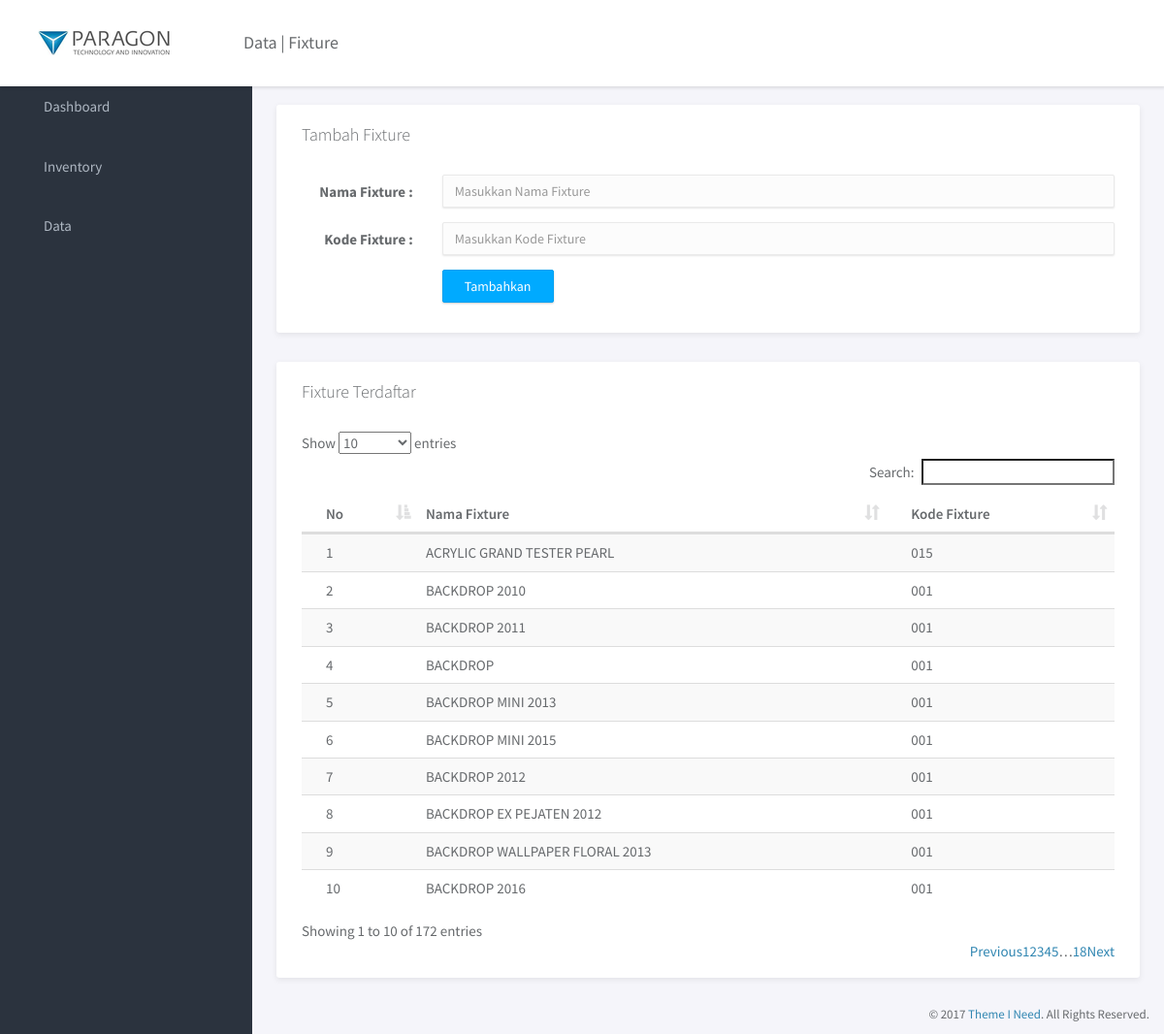
The app's page /fixture.php with its own data.
### tables this page shows
CREATE TABLE `tbl_fixture` (
  `id_fixture` int(10) NOT NULL,
  `nama_fixture` varchar(50) NOT NULL,
  `kode_fixture` varchar(10) NOT NULL
);

### fixture.php (the view, shortened to what this page needs)
<?php
include("koneksi.php");
?>
<!doctype html>
<html lang="en">
<head>
	<link rel="stylesheet" href="assets/vendor/bootstrap/css/bootstrap.min.css">
	<link rel="stylesheet" href="assets/vendor/font-awesome/css/font-awesome.min.css">
	<link rel="stylesheet" href="assets/vendor/linearicons/style.css">
	<link rel="stylesheet" href="assets/vendor/chartist/css/chartist-custom.css">
	<link rel="stylesheet" href="assets/css/main.css">
	<link rel="stylesheet" href="assets/css/dataTables.bootstrap.min.css">
</head>
<body>
	<div id="wrapper">
		<nav class="navbar navbar-default navbar-fixed-top">
			<div class="brand">
				<a href="index.html"><img src="assets/img/logo-dark.png" alt="Klorofil Logo" class="img-responsive logo"></a>
			</div>
			<div class="container-fluid">
				<div class="navbar-btn">
					<button type="button" class="btn-toggle-fullwidth"><i class="lnr lnr-arrow-left-circle"></i></button>
				</div>
		</nav>
		<?php include ("navigation.php"); ?>
		<div class="main">
			<div class="main-content">
				<div class="container-fluid">
					<div class="panel">
                        <div class="panel-heading">
                                <h3 class="panel-title">Tambah Fixture</h3>
                                <div class="right">
                            </div>
                        </div>
                            <div class="panel-body">
                            <form class="form-horizontal" action="" method="POST">
                                <div class="form-group">
                                    <label class="control-label col-sm-2" for="input_nama_fixture">Nama Fixture :</label>
                                    <div class="col-sm-10">
                                    <input id="input_nama_fixture" name="input_nama_fixture" class="form-control" type="text" placeholder="Masukkan Nama Fixture" required>
                                    </div>
                                </div>
                                <div class="form-group">
                                    <label class="control-label col-sm-2" for="input_kode_fixture">Kode Fixture :</label>
                                    <div class="col-sm-10">
                                    <input id="input_kode_fixture" name="input_kode_fixture" class="form-control" type="text" placeholder="Masukkan Kode Fixture" required>
                                    </div>
                                </div>
                                <div class="form-group">
                                    <div class="col-sm-offset-2 col-sm-10">
                                    <input type="submit" name="tambah" class="btn btn-primary" value="Tambahkan">
                                    </div>
                                </div>
                            </form>
                        </div>
                    </div>
                    <div class="panel">
                        <div class="panel-heading">
                            <h3 id="test" class="panel-title">Fixture Terdaftar</h3>
                            <div class="right">
                            </div>
                        </div>
                        <div class="panel-body">
							<table id="tabel" class="table table-striped">
								<thead>
									<tr>
										<th>No</th>
                                        <th>Nama Fixture</th>
                                        <th>Kode Fixture</th>
									</tr>
								</thead>
								<tbody>
									<?php
										$tampil = mysqli_query($koneksi, "SELECT * from tbl_fixture");
										while ($row = mysqli_fetch_array($tampil))
										{
											$id_fixture = $row['id_fixture'];
                                            $nama_fixture = $row['nama_fixture'];
                                            $kode_fixture = $row['kode_fixture'];
											echo "<tr>
												<td>".$id_fixture."</td>
                                                <td>".$nama_fixture."</td>
                                                <td>".$kode_fixture."</td>
												</tr>";
										}
									?>
                                </tbody>
                            </table>
						</div>
                    </div>
				</div>
			</div>
		</div>
		<footer>
			<div class="container-fluid">
				<p class="copyright">&copy; 2017 <a href="https://www.themeineed.com" target="_blank">Theme I Need</a>. All Rights Reserved.</p>
			</div>
		</footer>
	</div>
</body>
</html>

### assets/css/main.css (style rules this page uses)
html { position: relative; min-height: 100%; }
body { background-color: #F3F5F8; font-family: "Source Sans Pro", sans-serif; font-size: 15px; color: #676a6d; }
a { color: #3287B2; }
th { font-weight: 600; }
footer { position: absolute; bottom: 0; right: 0; padding-top: 15px; padding-bottom: 10px; }
.copyright { margin-bottom: 0; text-align: right; font-size: 13px; }
#wrapper .main { -webkit-transition: all 0.3s ease-in-out; -moz-transition: all 0.3s ease-in-out; -ms-transition: all 0.3s ease-in-out; -o-transition: all 0.3s ease-in-out; transition: all 0.3s ease-in-out; width: calc(100% - 260px); left: 0; position: relative; float: right; background-color: #f5f5fa; }
#wrapper #sidebar-nav, #wrapper .main { padding-top: 80px; }
.main-content { padding: 28px 10px; }
.navbar-default { -webkit-transition: all 0.3s ease-in-out; -moz-transition: all 0.3s ease-in-out; -ms-transition: all 0.3s ease-in-out; -o-transition: all 0.3s ease-in-out; transition: all 0.3s ease-in-out; -moz-box-shadow: 1px 2px 3px rgba(0, 0, 0, 0.1); -webkit-box-shadow: 1px 2px 3px rgba(0, 0, 0, 0.1); box-shadow: 1px 2px 3px rgba(0, 0, 0, 0.1); -webkit-border-radius: 0; -moz-border-radius: 0; border-radius: 0; padding: 0; margin: 0; border: none; background-color: #fff; }
.navbar-default .brand { float: left; padding: 30px 39px; background-color: #fff; }
.navbar-btn { float: left; padding: 16px 0; }
.navbar-btn button { font-size: 24px; padding: 4px 8px; line-height: .7; border: none; background: none; outline: none; }
.form-control { -moz-box-shadow: 0px 1px 2px 0 rgba(0, 0, 0, 0.1); -webkit-box-shadow: 0px 1px 2px 0 rgba(0, 0, 0, 0.1); box-shadow: 0px 1px 2px 0 rgba(0, 0, 0, 0.1); -webkit-border-radius: 2px; -moz-border-radius: 2px; border-radius: 2px; border-color: #eaeaea; background-color: #fcfcfc; }
.btn { -webkit-border-radius: 2px; -moz-border-radius: 2px; border-radius: 2px; -moz-box-shadow: 0px 1px 2px 0 rgba(0, 0, 0, 0.2); -webkit-box-shadow: 0px 1px 2px 0 rgba(0, 0, 0, 0.2); box-shadow: 0px 1px 2px 0 rgba(0, 0, 0, 0.2); padding: 6px 22px; }
.btn-primary { background-color: #00AAFF; border-color: #00a0f0; }
.panel { -webkit-border-radius: 3px; -moz-border-radius: 3px; border-radius: 3px; -moz-box-shadow: 0 2px 6px rgba(0, 0, 0, 0.08); -webkit-box-shadow: 0 2px 6px rgba(0, 0, 0, 0.08); box-shadow: 0 2px 6px rgba(0, 0, 0, 0.08); background-color: #fff; margin-bottom: 30px; }
.panel .panel-heading, .panel .panel-body, .panel .panel-footer { padding-left: 25px; padding-right: 25px; }
.panel .panel-heading { padding-top: 20px; padding-bottom: 20px; position: relative; }
.panel .panel-heading .panel-title { margin: 0; font-size: 18px; font-weight: 300; }
.panel .panel-body { padding-top: 10px; padding-bottom: 15px; }
.panel .right { position: absolute; right: 20px; top: 32%; }
.panel .table > thead > tr > td:first-child, .panel .table > thead > tr > th:first-child, .panel .table > tbody > tr > td:first-child, .panel .table > tbody > tr > th:first-child, .panel .table > tfoot > tr > td:first-child, .panel .table > tfoot > tr > th:first-child { padding-left: 25px; }
.panel .table > thead > tr > td:last-child, .panel .table > thead > tr > th:last-child, .panel .table > tbody > tr > td:last-child, .panel .table > tbody > tr > th:last-child, .panel .table > tfoot > tr > td:last-child, .panel .table > tfoot > tr > th:last-child { padding-left: 25px; }

### records on screen
tbl_fixture: id_fixture "1", nama_fixture "ACRYLIC GRAND TESTER PEARL", kode_fixture "015"
tbl_fixture: id_fixture "2", nama_fixture "BACKDROP 2010", kode_fixture "001"
tbl_fixture: id_fixture "3", nama_fixture "BACKDROP 2011", kode_fixture "001"
tbl_fixture: id_fixture "4", nama_fixture "BACKDROP", kode_fixture "001"
tbl_fixture: id_fixture "5", nama_fixture "BACKDROP MINI 2013", kode_fixture "001"
tbl_fixture: id_fixture "6", nama_fixture "BACKDROP MINI 2015", kode_fixture "001"
tbl_fixture: id_fixture "7", nama_fixture "BACKDROP 2012", kode_fixture "001"
tbl_fixture: id_fixture "8", nama_fixture "BACKDROP EX PEJATEN 2012", kode_fixture "001"
tbl_fixture: id_fixture "9", nama_fixture "BACKDROP WALLPAPER FLORAL 2013", kode_fixture "001"
tbl_fixture: id_fixture "10", nama_fixture "BACKDROP 2016", kode_fixture "001"
